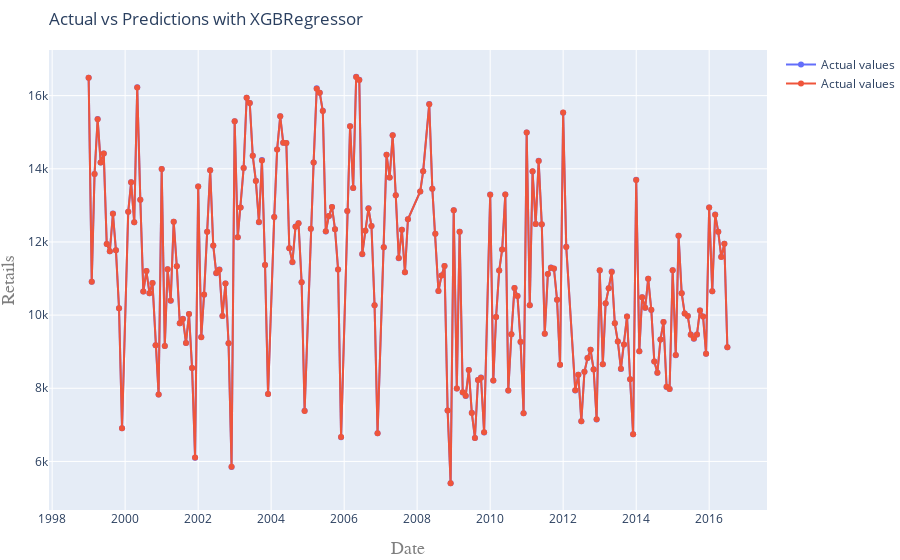

The cell this chart's notebook holds for it:
### Code cell
# Compute and print model score woth the TRAIN  SET
scoring(model.__class__.__name__, model , X_train, y_train)

### Figure 1 — Plotly figure (JSON) as saved in the notebook; plotly's stock layout.template omitted (floating-point values rounded to 4 significant figures; data arrays with more than 128 entries replaced by an {"elided": "..."} marker saying what was removed)
{"data": [{"mode": "lines+markers", "name": "Actual values", "type": "scatter", "x": {"elided": "199 str values"}, "y": {"elided": "199 int values"}}, {"mode": "lines+markers", "name": "Actual values", "type": "scatter", "x": {"elided": "199 str values"}, "y": {"elided": "199 float values"}}], "layout": {"margin": {"b": 50, "l": 10, "r": 0, "t": 50}, "title": {"text": "Actual vs Predictions with XGBRegressor", "x": 0, "xref": "paper"}, "xaxis": {"title": {"font": {"color": "#7f7f7f", "family": "Courier New, monospace", "size": 18}, "text": "Date"}}, "yaxis": {"title": {"font": {"color": "#7f7f7f", "family": "Courier New, monospace", "size": 18}, "text": "Retails"}}}}
